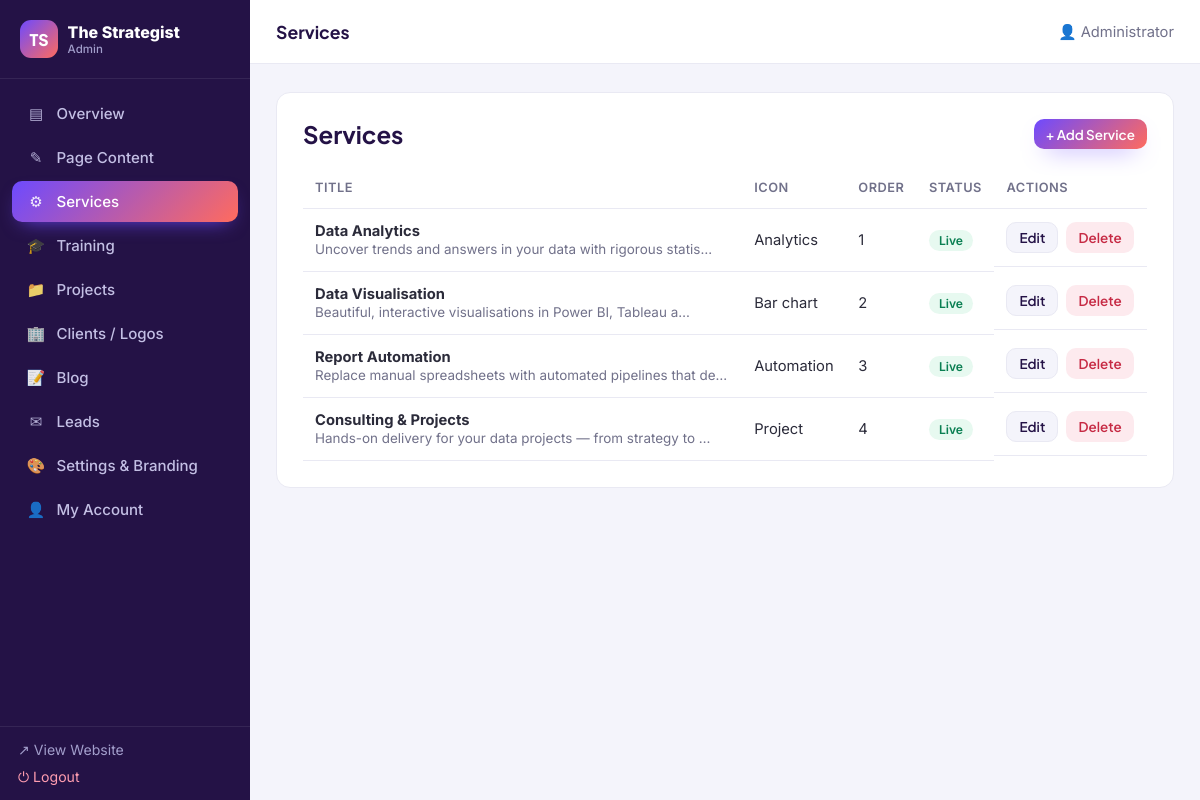
Screenshot of /admin/services.php (signed in) with the database file from the repository.
### tables this page shows
CREATE TABLE IF NOT EXISTS `services` (
  `id`          INT AUTO_INCREMENT PRIMARY KEY,
  `title`       VARCHAR(160) NOT NULL,
  `description` TEXT,
  `icon`        VARCHAR(60) DEFAULT 'chart',    
  `image_url`   TEXT,
  `sort`        INT NOT NULL DEFAULT 0,
  `active`      TINYINT(1) NOT NULL DEFAULT 1,
  `created_at`  DATETIME NOT NULL DEFAULT CURRENT_TIMESTAMP
);

### includes/functions.php (called while the page is built, shortened)
<?php
require_once __DIR__ . '/../config/db.php';
function e($v) { return htmlspecialchars((string)$v, ENT_QUOTES, 'UTF-8'); }
function base_url() {
    $https  = (!empty($_SERVER['HTTPS']) && $_SERVER['HTTPS'] !== 'off');
    $scheme = $https ? 'https' : 'http';
    $host   = $_SERVER['HTTP_HOST'] ?? 'localhost';
    $dir = str_replace('\\', '/', dirname($_SERVER['SCRIPT_NAME'] ?? '/'));
    $dir = rtrim($dir, '/');
    if (substr($dir, -6) === '/admin') $dir = substr($dir, 0, -6);
    return $scheme . '://' . $host . $dir;
}
function url($path = '') { return base_url() . '/' . ltrim($path, '/'); }
function all_settings() {
    static $cache = null;
    if ($cache === null) {
        $cache = [];
        foreach (fetchAll('SELECT skey, svalue FROM settings') as $r) {
            $cache[$r['skey']] = $r['svalue'];
        }
    }
    return $cache;
}
function setting($key, $default = '') {
    $s = all_settings();
    return array_key_exists($key, $s) && $s[$key] !== null && $s[$key] !== '' ? $s[$key] : $default;
}
function excerpt($html, $len = 160) {
    $t = trim(preg_replace('/\s+/', ' ', strip_tags($html)));
    return mb_strlen($t) > $len ? mb_substr($t, 0, $len) . '…' : $t;
}

### config/db.php (called while the page is built, shortened)
<?php
function db() {
    static $pdo = null;
    if ($pdo === null) {
        $dsn = 'mysql:host=' . DB_HOST . ';dbname=' . DB_NAME . ';charset=utf8mb4';
        try {
            $pdo = new PDO($dsn, DB_USER, DB_PASS, [
                PDO::ATTR_ERRMODE            => PDO::ERRMODE_EXCEPTION,
                PDO::ATTR_DEFAULT_FETCH_MODE => PDO::FETCH_ASSOC,
                PDO::ATTR_EMULATE_PREPARES   => false,
            ]);
        } catch (PDOException $e) {
            if (DEBUG) {
                die('Database connection failed: ' . htmlspecialchars($e->getMessage())
                    . '<br><br>Edit <code>config/config.php</code> with your database details, '
                    . 'and make sure you have imported <code>config/schema.sql</code>.');
            }
            die('The site is temporarily unavailable. Please try again later.');
        }
    }
    return $pdo;
}
function q($sql, $params = []) {
    $st = db()->prepare($sql);
    $st->execute($params);
    return $st;
}
function fetch1($sql, $params = []) { return q($sql, $params)->fetch(); }
function fetchAll($sql, $params = []) { return q($sql, $params)->fetchAll(); }

### admin/auth.php (called while the page is built, shortened)
<?php
require_once __DIR__ . '/../includes/functions.php';
function is_logged_in() { return !empty($_SESSION['admin_id']); }
function current_admin() {
    static $a = null;
    if ($a === null) $a = fetch1('SELECT * FROM admin_users WHERE id = ?', [$_SESSION['admin_id']]);
    return $a;
}
function csrf_token() {
    return $_SESSION['acsrf'];
}

### admin/services.php (the view, shortened to what this page needs)
<?php
require_once __DIR__ . '/layout.php';
$action = $_GET['action'] ?? 'list';
$id = (int)($_GET['id'] ?? 0);
$icons = ['analytics'=>'Analytics','chart'=>'Bar chart','automation'=>'Automation','project'=>'Project','data'=>'Database','gear'=>'Gear'];
$editing = $action === 'edit' && $id ? fetch1('SELECT * FROM services WHERE id=?', [$id]) : null;
$isForm = ($action === 'new' || $editing);
admin_header('services.php');
?>
<?php if ($isForm): $s = $editing ?: ['title'=>'','description'=>'','icon'=>'chart','image_url'=>'','sort'=>0,'active'=>1]; ?>
<div class="panel">
  <div class="panel-head"><h2><?= $editing?'Edit':'Add' ?> Service</h2><a class="btn btn-light btn-sm" href="<?= e(url('admin/services.php')) ?>">← Back</a></div>
  <form method="post" action="<?= e(url('admin/services.php' . ($editing?'?action=edit&id='.$id:''))) ?>">
    <?= csrf_field() ?>
    <div class="field"><label>Title</label><input type="text" name="title" value="<?= e($s['title']) ?>" required></div>
    <div class="field"><label>Description</label><textarea name="description" rows="3"><?= e($s['description']) ?></textarea></div>
    <div class="grid-2c">
      <div class="field"><label>Icon</label><select name="icon">
        <?php foreach ($icons as $k=>$lbl): ?><option value="<?= e($k) ?>" <?= $s['icon']===$k?'selected':'' ?>><?= e($lbl) ?></option><?php endforeach; ?>
      </select><span class="hint">Used if no image link is provided.</span></div>
      <div class="field"><label>Sort order <span class="tip">(lower shows first)</span></label><input type="number" name="sort" value="<?= (int)$s['sort'] ?>"></div>
    </div>
    <div class="field img-field"><label>Image link <span class="tip">(optional — Drive/OneDrive)</span></label>
      <input type="text" name="image_url" value="<?= e($s['image_url']) ?>" data-preview="#pv" placeholder="Paste Google Drive / OneDrive link">
      <div class="preview" id="pv"></div>
    </div>
    <div class="field"><label><input type="checkbox" name="active" <?= $s['active']?'checked':'' ?>> Show on website</label></div>
    <div class="form-actions"><button class="btn btn-primary">Save Service</button></div>
  </form>
</div>
<?php else: $rows = fetchAll('SELECT * FROM services ORDER BY sort, id'); ?>
<div class="panel">
  <div class="panel-head"><h2>Services</h2><a class="btn btn-primary btn-sm" href="<?= e(url('admin/services.php?action=new')) ?>">+ Add Service</a></div>
  <table class="tbl">
    <thead><tr><th>Title</th><th>Icon</th><th>Order</th><th>Status</th><th>Actions</th></tr></thead>
    <tbody>
    <?php if ($rows): foreach ($rows as $r): ?>
      <tr>
        <td><b><?= e($r['title']) ?></b><br><span class="hint"><?= e(excerpt($r['description'],60)) ?></span></td>
        <td><?= e($icons[$r['icon']] ?? $r['icon']) ?></td>
        <td><?= (int)$r['sort'] ?></td>
        <td><span class="badge badge-<?= $r['active']?'on':'off' ?>"><?= $r['active']?'Live':'Hidden' ?></span></td>
        <td class="actions">
          <a class="btn btn-light btn-sm" href="<?= e(url('admin/services.php?action=edit&id='.$r['id'])) ?>">Edit</a>
          <a class="btn btn-danger btn-sm" href="<?= e(url('admin/services.php?action=delete&id='.$r['id'].'&t='.csrf_token())) ?>" onclick="return confirm('Delete this service?')">Delete</a>
        </td>
      </tr>
    <?php endforeach; else: ?><tr><td colspan="5" class="empty-row">No services yet. Click “Add Service”.</td></tr><?php endif; ?>
    </tbody>
  </table>
</div>
<?php endif; ?>
<?php admin_footer(); ?>

### admin/layout.php (shortened to what this page needs)
<?php
require_once __DIR__ . '/auth.php';
function admin_header($active = '') {
    $admin = current_admin();
    $items = [
      'index.php'    => ['Overview','▤'],
      'content.php'  => ['Page Content','✎'],
      'services.php' => ['Services','⚙'],
      'training.php' => ['Training','🎓'],
      'projects.php' => ['Projects','📁'],
      'clients.php'  => ['Clients / Logos','🏢'],
      'blog.php'     => ['Blog','📝'],
      'leads.php'    => ['Leads','✉'],
      'settings.php' => ['Settings & Branding','🎨'],
      'account.php'  => ['My Account','👤'],
    ];
    ?><!DOCTYPE html>
<html lang="en"><head>
<title>Admin — <?= e(setting('site_name')) ?></title>
<link rel="stylesheet" href="<?= e(url('admin/assets/admin.css')) ?>">
</head><body>
<div class="admin-shell">
  <aside class="sidebar" id="sidebar">
    <a class="side-brand" href="<?= e(url('admin/index.php')) ?>"><span class="brand-mark">TS</span><span><?= e(setting('site_name')) ?><small>Admin</small></span></a>
    <nav class="side-nav">
      <?php foreach ($items as $file => $it): ?>
        <a href="<?= e(url('admin/' . $file)) ?>" class="<?= $active === $file ? 'active' : '' ?>"><span class="ico"><?= $it[1] ?></span><?= e($it[0]) ?></a>
      <?php endforeach; ?>
    </nav>
    <div class="side-foot">
      <a href="<?= e(url('index.php')) ?>" target="_blank">↗ View Website</a>
      <a href="<?= e(url('admin/logout.php')) ?>" class="logout">⏻ Logout</a>
    </div>
  </aside>
  <div class="admin-main">
    <header class="admin-top">
      <div class="top-title"><?= e($items[$active][0] ?? 'Admin') ?></div>
      <div class="top-user">👤 <?= e($admin['name']) ?></div>
    </header>
    <div class="admin-content">
<?php
}
function admin_footer() {
    ?>
    </div>
  </div>
</div>
</body></html>
<?php
}

### admin/assets/admin.css (style rules this page uses)
*,*::before,*::after { box-sizing:border-box }
:root { --primary:#6C5CE7;--secondary:#00B8D4;--accent:#FF6584;--dark:#2D2A54; --ink:#2b2b3a;--muted:#71718a;--line:#e9e9f3;--bg:#f4f4fb;--card:#fff; --radius:14px;--shadow:0 12px 34px -18px rgba(45,42,84,.4); --grad:linear-gradient(135deg,var(--primary),var(--secondary)) }
body { margin:0;font-family:'Inter',system-ui,sans-serif;color:var(--ink);background:var(--bg) }
a { color:inherit;text-decoration:none }
h1,h2,h3 { font-family:'Plus Jakarta Sans',sans-serif;color:var(--dark);margin:0 0 .4em }
.brand-mark { width:38px;height:38px;border-radius:11px;background:var(--grad);color:#fff; display:grid;place-items:center;font-family:'Plus Jakarta Sans';font-weight:800 }
.admin-shell { display:flex;min-height:100vh }
.sidebar { width:250px;background:var(--dark);color:#cfcbe8;display:flex;flex-direction:column; position:fixed;inset:0 auto 0 0;z-index:40 }
.side-brand { display:flex;align-items:center;gap:.6em;padding:20px;font-weight:800;color:#fff; border-bottom:1px solid rgba(255,255,255,.08) }
.side-brand small { display:block;font-weight:500;font-size:.72rem;color:#a29ecb }
.side-nav { flex:1;padding:14px 12px;overflow-y:auto }
.side-nav a { display:flex;align-items:center;gap:.7em;padding:11px 14px;border-radius:10px; color:#c3bfe4;font-size:.94rem;font-weight:500;margin-bottom:3px }
.side-nav a .ico { width:20px;text-align:center;opacity:.9 }
.side-nav a.active { background:var(--grad);color:#fff;box-shadow:0 8px 20px -10px var(--primary) }
.side-foot { padding:14px 18px;border-top:1px solid rgba(255,255,255,.08);display:grid;gap:10px }
.side-foot a { color:#a29ecb;font-size:.88rem }
.side-foot .logout { color:#ff9db0 }
.admin-main { flex:1;margin-left:250px;min-width:0 }
.admin-top { height:64px;background:#fff;border-bottom:1px solid var(--line);display:flex;align-items:center; gap:16px;padding:0 26px;position:sticky;top:0;z-index:30 }
.admin-top .top-title { font-family:'Plus Jakarta Sans';font-weight:700;font-size:1.1rem;color:var(--dark) }
.admin-top .top-user { margin-left:auto;color:var(--muted);font-size:.92rem }
.admin-content { padding:28px 26px 60px;max-width:1100px }
.panel { background:#fff;border:1px solid var(--line);border-radius:var(--radius);padding:26px;margin-bottom:24px }
.panel-head { display:flex;align-items:center;justify-content:space-between;gap:14px;margin-bottom:18px;flex-wrap:wrap }
.panel-head h2 { margin:0 }
.hint { color:var(--muted);font-size:.84rem }
.btn { display:inline-flex;align-items:center;gap:.5em;padding:.7em 1.3em;border-radius:10px; font-weight:600;font-family:'Plus Jakarta Sans';cursor:pointer;border:0;font-size:.92rem;transition:.2s }
.btn-primary { background:var(--grad);color:#fff;box-shadow:0 10px 24px -12px var(--primary) }
.btn-light { background:var(--bg);color:var(--dark);border:1px solid var(--line) }
.btn-danger { background:#fdeaee;color:#c62a44 }
.btn-sm { padding:.45em .9em;font-size:.84rem }
.tbl { width:100%;border-collapse:collapse;font-size:.92rem }
.tbl th,.tbl td { text-align:left;padding:13px 12px;border-bottom:1px solid var(--line);vertical-align:middle }
.tbl th { color:var(--muted);font-weight:600;font-size:.8rem;text-transform:uppercase;letter-spacing:.04em }
.actions { display:flex;gap:8px;flex-wrap:wrap }
.badge { display:inline-block;padding:3px 10px;border-radius:999px;font-size:.76rem;font-weight:600 }
.badge-on { background:#e7f9f0;color:#0a7f52 }

### rows the page displays
services: title "Data Analytics", description "Uncover trends and answers in your data with rigorous statis…", icon "Analytics", sort "1", active "Live"
services: title "Data Visualisation", description "Beautiful, interactive visualisations in Power BI, Tableau a…", icon "Bar chart", sort "2", active "Live"
services: title "Report Automation", description "Replace manual spreadsheets with automated pipelines that de…", icon "Automation", sort "3", active "Live"
services: title "Consulting & Projects", description "Hands-on delivery for your data projects — from strategy to …", icon "Project", sort "4", active "Live"

### other values shown
setting('site_name') "The Strategist"
$it[1] "▤"
$it[0] "Overview"
$it[1] "✎"
$it[0] "Page Content"
$it[1] "⚙"
$it[0] "Services"
$it[1] "🎓"
$it[0] "Training"
$it[1] "📁"
$it[0] "Projects"
$it[1] "🏢"
$it[0] "Clients / Logos"
$it[1] "📝"
$it[0] "Blog"
